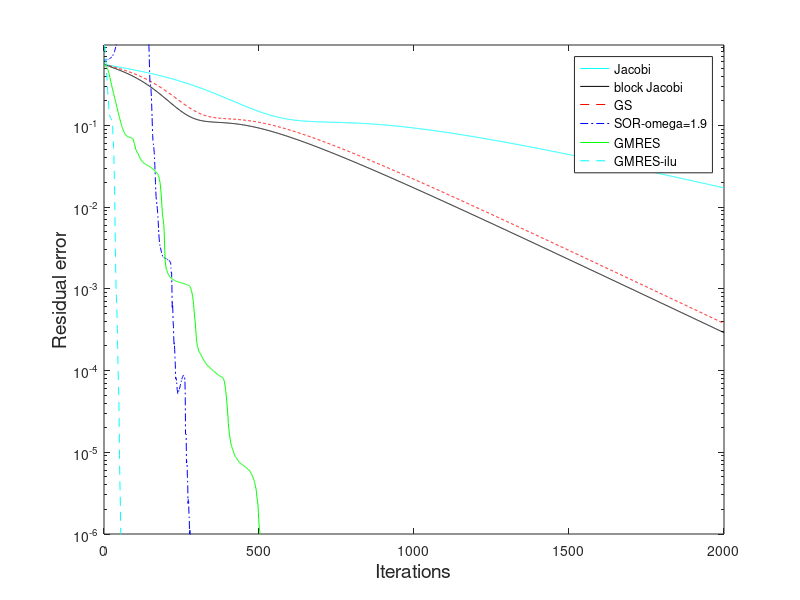

MATLAB code to generate this figure:
function A1q3()

close all
clc

sigma = -10;
tau = -20;
n = 2^6;
h = 1/(n+1);

beta = sigma*h/2;
gamma = tau*h/2;
fprintf('\n    =====================================================')
fprintf('\n      Solving the Convection-Diffusion equation with\n')
fprintf('         beta = %2.4f, gamma = %2.4f and n = %3i\n',beta,gamma,n)
fprintf('    =====================================================\n')
% Creating discretised Convection Diffusion matrix
A = ConvectionDiffusion(beta,gamma,n);

% Defin exact solution and RHS functions
u = @(x,y) sin(pi*x).*cos(pi*y);
f = @(x,y,sigma,tau) 2*pi^2*u(x,y)+sigma*pi*cos(pi*x).*cos(pi*y) ...
    -tau*pi*sin(pi*x).*sin(pi*y);

% Creating domain
x = linspace(0,1,n+2);
[X,Y] = meshgrid(x,x);


% Defining RHS vector
F = f(X,Y,sigma,tau);
% Applying  Dirichlet boundary conditions
F(:,1) = sparse(n+2,1);
F(:,end) = sparse(n+2,1);
F = h^2*F(:);

% Defining exact solution
uE = u(X,Y);
uE = uE(:);

% Calculating error
tic
uA = A\F;
Dtime = toc;
fprintf('\n      Time using backslash = %4.4f',Dtime)
fprintf('\n      solution norm = %1.4e \n\n\n',norm(uE-uA,inf));

% Setting up initial guess
x = sparse((n+2)^2,1);

% Defining iterative parameters
max_iter = 2000;
tol = 1e-6;

%% Jacobi
[~,rJ,iterJ] = Jacobi(max_iter,tol,x,A,F);
%% BLKJacobi
[~,rBLK,iterBLK] = BLKJacobi(max_iter,tol,x,A,F);
%% GS
[~,rGS,iterGS] = GS(max_iter,tol,x,A,F);
%% SOR
fprintf('                      ------------------     \n');
fprintf('                      |      SOR       |   \n');
fprintf('                      ------------------     \n');
ii = 0;
rSOR = cell(9,1);
iterSOR = sparse(9,1);
test = zeros(9,1);
omega = zeros(9,1);
for i = 1.1:.1:1.9
    ii = ii + 1;
    [~,rSORR,iterSOR(ii)] = SOR(max_iter,tol,x,A,F,i);
    rSOR{ii} = rSORR;
    test(ii) = rSORR(end);
    omega(ii) = i;
end
[~,index]=min(test);

%% GMRES
tic
[~,~,~,iterGM,rGM] = gmres(A,F,[100],tol,max_iter);
time = toc;
% Produces results
fprintf('                      -----------------     \n');
fprintf('                      |  GMRES-100    |   \n');
fprintf('                      -----------------     \n');
fprintf('      Residual error after %4.0f %4.0f inner and outter interations = %1.4e \n'...
    ,iterGM(1),iterGM(end),rGM(end))
fprintf('      Time to run CG = %2.4f\n\n',time)


%% PGMRES
tic
setup.type = 'nofill';
[L,U] = ilu(A,setup);
[~,~,~,iterPGM,rPGM] = gmres(A,F,[100],tol,max_iter,L,U);
time = toc;
% Produces results
fprintf('                      -----------------     \n');
fprintf('                      |  PGMRES-100   |   \n');
fprintf('                      -----------------     \n');
fprintf('      Residual error after %4.0f %4.0f inner and outter interations = %1.4e \n'...
    ,iterPGM(1),iterPGM(end),rPGM(end))
fprintf('      Time to run CG = %2.4f\n\n',time)

rSOR = rSOR{index};
m_iter = max([iterJ,iterBLK,iterGS,iterSOR(index),sum(iterGM),sum(iterPGM)]);
m_res = max([rJ(1),rBLK(1),rGS(1),rSOR(1),rGM(1),rPGM(1)]);


%% Plotting commands
semilogy(rJ,'c'); hold on
semilogy(rBLK,'k'); hold on
semilogy(rGS,'r--');hold on
semilogy(rSOR,'b-.');hold on
semilogy(rGM,'g');hold on
semilogy(rPGM,'c--');hold on
axis([0 m_iter tol m_res]);
legend('Jacobi','block Jacobi','GS',['SOR-omega=',num2str(omega(index))]...
    ,'GMRES','GMRES-ilu','Location','Best')
xlabel('Iterations','fontsize',14);
ylabel('Residual error','fontsize',14);



%%
    function [A] = ConvectionDiffusion(beta,gamma,n)
        
        e = ones(n,1);
        
        % Creating sparse diagonal matrices
        I = spdiags(e,0,n,n);
        I1 =spdiags(e,1,n,n);
        I2 = spdiags(e,-1,n,n);
        
        % Creating 1D Convection-Diffusion matricies
        Abeta = 2*I +(beta-1)*I1 - (beta+1)*I2;
        Agamma = 2*I +(gamma-1)*I1 - (gamma+1)*I2;
        
        % applying boundary conditions
        AbetaBC = [1 sparse(1,n+1);[-(beta+1); sparse(n-1,1)] ...
            Abeta [sparse(n-1,1); beta-1];sparse(1,n+1) 1];
        AgammaBC = [2 -2 sparse(1,n);[-(gamma+1); sparse(n-1,1)]...
            Agamma [sparse(n-1,1); gamma-1];sparse(1,n) -2 2 ];
        
        % Creating 2D Convection-Diffusion matrix
        A = kron(AbetaBC,speye(n+2))+kron(speye(n+2),AgammaBC);
        
    end


    function [x,rJ,i] = Jacobi(max_iter,tol,x,A,b)
        % Jacobi method
        tic
        % Creating vector of diagonals of A
        D = spdiags(A,0);
        b_norm = norm(b);
        r = b;
        
        % Carring out Jacobi
        for i = 1:max_iter
            
            % updating x
            x = x + r./D;
            r = b-A*x;
            rJ(i) = norm(r);
            
            if (rJ(i)/b_norm) < tol
                break
            end
        end
        time = toc;
        % Produces results
        fprintf('                      ------------------     \n');
        fprintf('                      |     Jacobi     |   \n');
        fprintf('                      ------------------     \n');
        fprintf('      Residual after error %4.0f interations = %1.4e \n'...
            ,i,rJ(i))
        fprintf('      Time to run Jacobi = %2.4f\n\n',time)
    end


    function [x,rJ,i] = BLKJacobi(max_iter,tol,x,A,b)
        % Jacobi method
        tic
        % Creating Block Jacobi
        BLKjac = spdiags([spdiags(A,-1),spdiags(A,0),spdiags(A,1)]...
            ,[-1:1],(n+2)^2,(n+2)^2);
        b_norm = norm(b);
        r = b;
        % Factoring BLKjac so can use backwards and forwards subsitution at
        % each step
        [LowT,UpT,Piv] = lu(BLKjac,'vector');
        % Carring out BLKJacobi
        for i = 1:max_iter
            
            % updating x
            x = x + UpT\(LowT\(r(Piv,:)));

            r = b-A*x;
            rJ(i) = norm(r);
            
            if (rJ(i)/b_norm) < tol
                break
            end
        end
        time = toc;
        % Produces results
        fprintf('                      ------------------     \n');
        fprintf('                      |   BLK Jacobi   |   \n');
        fprintf('                      ------------------     \n');
        fprintf('      Residual after error %4.0f interations = %1.4e \n'...
            ,i,rJ(i))
        fprintf('      Time to run Jacobi = %2.4f\n\n',time)
    end

    function [x,rGS,i] = GS(max_iter,tol,x,A,b)
        tic
        % Creating lower triangular
        E = tril(A);
        b_norm = norm(b);
        r = b;
        
        % Carring out GS
        for i = 1:max_iter
            
            % updating x
            x = x + E\r;
            r = b-A*x;
            rGS(i) = norm(r);
            
            if (rGS(i)/b_norm) < tol
                break
            end
        end
        time = toc;
        % Produces results
        fprintf('                      ------------------     \n');
        fprintf('                      |  Gauss-Siedel  |   \n');
        fprintf('                      ------------------     \n');
        fprintf('      Residual after error %4.0f interations = %1.4e \n'...
            ,i,rGS(i))
        fprintf('      Time to run GS = %2.4f\n\n',time)
    end


    function [x,rSOR,i] = SOR(max_iter,tol,x,A,b,omega)
        tic
        % Creating lower triangular
        E = tril(A);
        [N,~] = size(A);
        % Creating sparse diagonal matrix
        D = spdiags(spdiags(A,0),0,N,N);
        
        % Calculating the matrix which we need to solve at each step
        S = ((1/omega-1)*D+E);
        b_norm = norm(b);
        r = b;
        
        % Carring out SOR
        for i = 1:max_iter
            
            % updating x
            x = x + S\r;
            r = b-A*x;
            rSOR(i) = norm(r);
            
            if (rSOR(i)/b_norm) < tol
                break
            end
        end
        time = toc;
        % Produces results
        fprintf('      Omega = %1.1f \n',omega)
        fprintf('      Residual after error %4.0f interations = %1.4e \n'...
            ,i,rSOR(i))
        fprintf('      Time to run SOR = %2.4f\n\n',time)
    end

end
